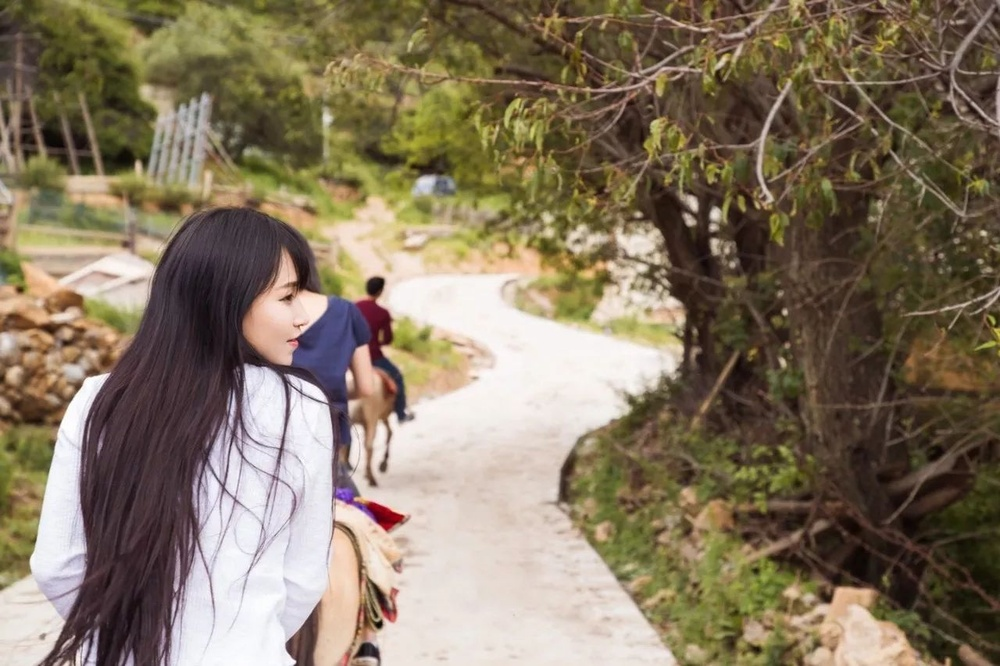
//> input picture opencv_app/Basic/common/date/77.jpeg, 1000 x 666 px, shrunk from 1280 x 853 before the run
$ ./affine_Transformations   (built with g++ and OpenCV 4)
//> lines starting //> are read from the running program, lines starting //| are printed output that depends on the picture
/*
仿射变换
    使用OpenCV函数 warpAffine 来实现一些简单的重映射.
    使用OpenCV函数 getRotationMatrix2D 来获得一个 2 \times 3 旋转矩阵


什么是仿射变换?
    一个任意的仿射变换都能表示为 乘以一个矩阵 (线性变换) 接着再 加上一个向量 (平移).
    综上所述, 我们能够用仿射变换来表示:
         旋转 (线性变换)
         平移 (向量加)
         缩放操作 (线性变换)

    你现在可以知道, 事实上, 仿射变换代表的是两幅图之间的 关系 . [R T]

*/
#include "opencv2/highgui/highgui.hpp"
#include "opencv2/imgproc/imgproc.hpp"
#include <iostream>
#include <stdio.h>

using namespace cv;
using namespace std;

/// 全局变量
char* source_window = "Source image";
char* warp_window = "Warp";
char* warp_rotate_window = "Warp + Rotate";

// 主函数
 int main( int argc, char** argv )
 {
   Point2f srcTri[3];//原来 3个点
   Point2f dstTri[3];//目标三点

   Mat rot_mat( 2, 3, CV_32FC1 );//
   Mat warp_mat( 2, 3, CV_32FC1 );
   Mat src, warp_dst, warp_rotate_dst;// 储存中间和目标图像的Mat

   /// 加载源图像
   string imageName("../../common/data/77.jpeg"); // 图片文件名路径（默认值）
    if( argc > 1)
    {
        imageName = argv[1];//如果传递了文件 就更新
    }

   src = imread( imageName );
//> src is the input picture: 666 rows x 1000 cols, CV_8UC3; mean B, G, R 97.4, 119.1, 133.2
   if( src.empty() )
    {
        cout <<  "can't load image " << endl;
	return -1;
    }
   /// 设置目标图像的大小和类型与源图像一致
   warp_dst = Mat::zeros( src.rows, src.cols, src.type() );

   /// 设置源图像和目标图像上的三组点以计算仿射变换
   srcTri[0] = Point2f( 0,0 );
   srcTri[1] = Point2f( src.cols - 1, 0 );
   srcTri[2] = Point2f( 0, src.rows - 1 );

   dstTri[0] = Point2f( src.cols*0.0, src.rows*0.33 );
   dstTri[1] = Point2f( src.cols*0.85, src.rows*0.25 );
   dstTri[2] = Point2f( src.cols*0.15, src.rows*0.7 );

   /// 求得仿射变换
   // 通过这两组点, 我们能够使用OpenCV函数 getAffineTransform 来求出仿射变换:
   warp_mat = getAffineTransform( srcTri, dstTri );

   /// 对源图像应用上面求得的仿射变换
   warpAffine( src, warp_dst, warp_mat, warp_dst.size() );
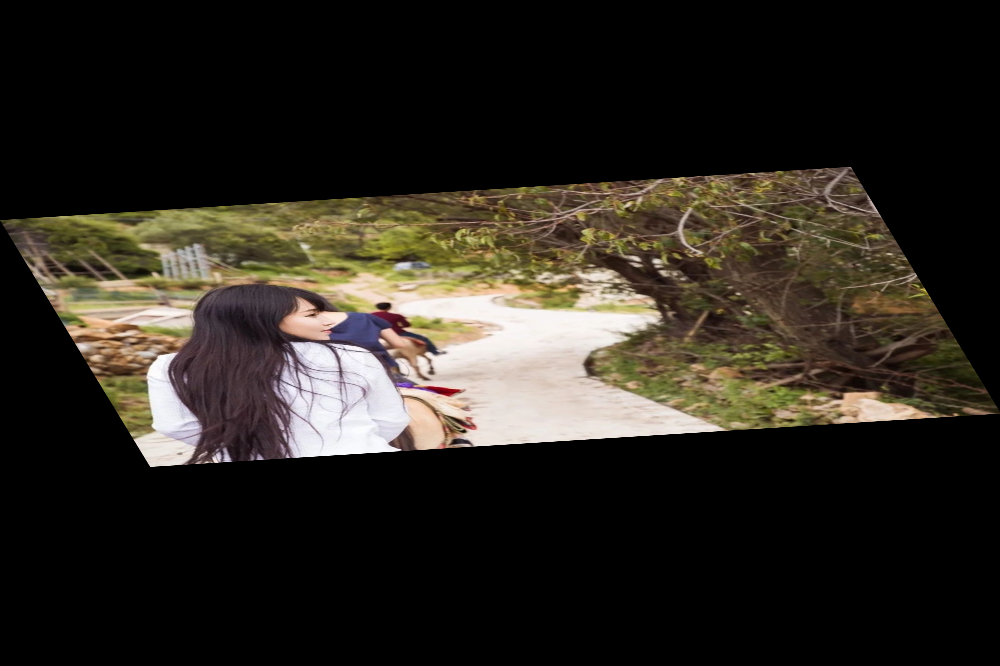
//> warp_dst: 666 rows x 1000 cols, CV_8UC3; mean B, G, R 31.9, 39, 43.6


   /** 对图像扭曲后再旋转 */
   /// 计算绕图像中点顺时针旋转50度缩放因子为0.6的旋转矩阵
   Point center = Point( warp_dst.cols/2, warp_dst.rows/2 );
//> center = Point(500, 333)
   double angle = -50.0;//逆时针为正  旋转
   double scale = 0.6;  // 缩放

   /// 通过上面的旋转细节信息求得旋转矩阵
   rot_mat = getRotationMatrix2D( center, angle, scale );//旋转矩阵
   /// 旋转已扭曲图像  将刚刚求得的仿射变换应用到源图像
   warpAffine( warp_dst, warp_rotate_dst, rot_mat, warp_dst.size() );
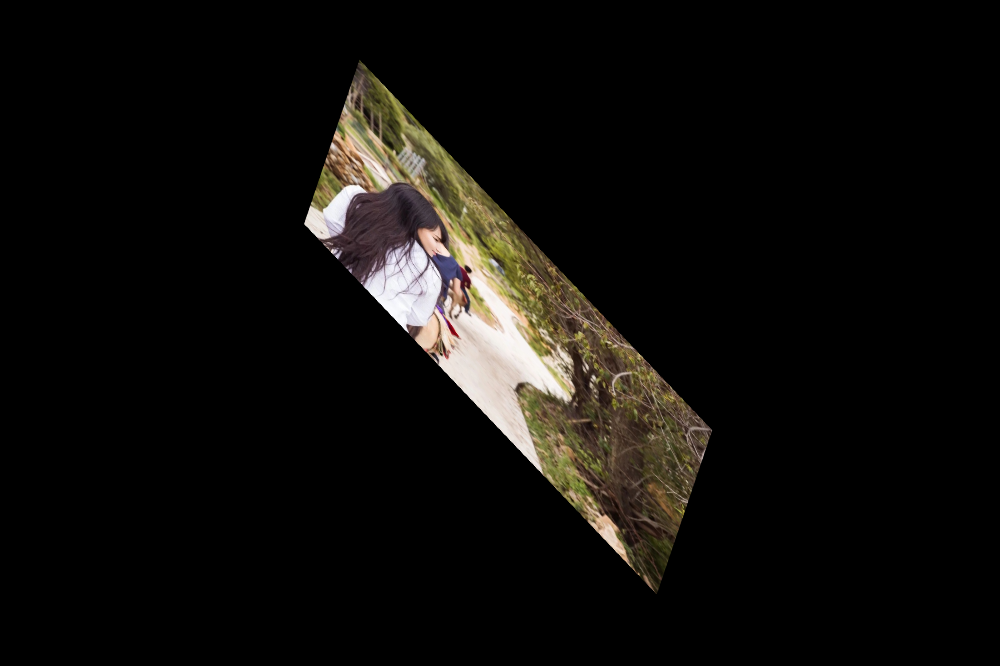
//> warp_rotate_dst: 666 rows x 1000 cols, CV_8UC3; mean B, G, R 11.5, 14, 15.7

   /// 显示结果
   namedWindow( source_window, CV_WINDOW_AUTOSIZE );
   imshow( source_window, src );

   namedWindow( warp_window, CV_WINDOW_AUTOSIZE );
   imshow( warp_window, warp_dst );

   namedWindow( warp_rotate_window, CV_WINDOW_AUTOSIZE );
   imshow( warp_rotate_window, warp_rotate_dst );

   /// 等待用户按任意按键退出程序
   waitKey(0);

   return 0;
  }
